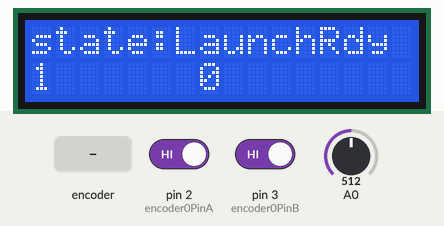
Bench run of a sketch on a simulated Arduino Uno, built with avr-gcc and run on an emulated ATmega328P. Shown: 16×2 character LCD. The test bench sets the inputs (shaded band); at power-on: A0 = 512, pin 2 (encoder0PinA) HIGH, pin 3 (encoder0PinB) HIGH.

Above: at 1.2 s.
1.3 s: rotary encoder on pin 2 (encoder0PinA) / pin 3 (encoder0PinB) turned 1 step (first pin leading)
At 2.7 s:
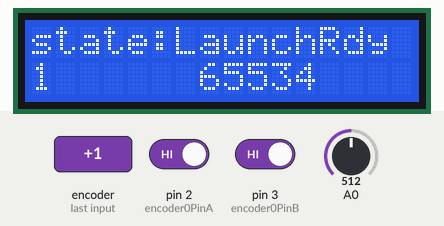
4.5 s: A0 set to 53
6.0 s: A0 set to 46
At 6.8 s:
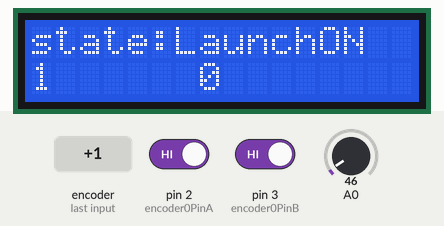
7.5 s: A0 set to 122
At 10.5 s:
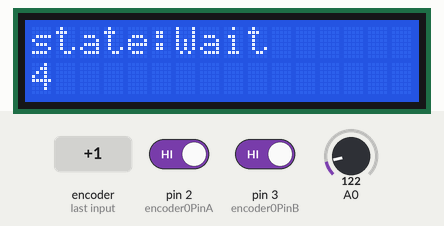
Timing chart, 0 to 12.0 s (numbered marks = the images above; inputs shaded):
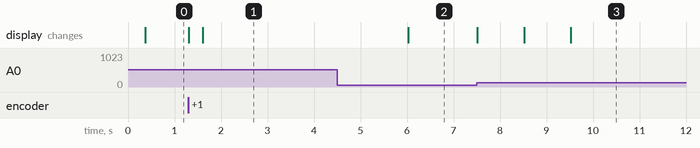

The sketch:

Launch_v3.ino
```cpp
//By: Dae Kim
#include <LiquidCrystal.h> //include LicquidCrystal Library

//variable for state
int state = 0;//current state
int l_delay = 0;//The amount of launch control delay

//LCD panel set-up
LiquidCrystal lcd(8, 9, 4, 5, 6, 7);

//encoder port setup
#define encoder0PinA  2
#define encoder0PinB  3
volatile unsigned int encoder0Pos = 0;

void doEncoder() {
  /* If pinA and pinB are both high or both low, it is spinning
     forward. If they're different, it's going backward.

     For more information on speeding up this process, see
     [Reference/PortManipulation], specifically the PIND register.
  */
  if (digitalRead(encoder0PinA) == digitalRead(encoder0PinB)) {
    encoder0Pos++;
  } else {
    encoder0Pos--;
  }
}

// define some values used by the panel and buttons
int lcd_key     = 0;
int adc_key_in  = 0;
#define btnRIGHT  0
#define btnUP     1
#define btnDOWN   2
#define btnLEFT   3
#define btnSELECT 4
#define btnNONE   5

// read the buttons
int read_LCD_buttons()
{
 adc_key_in = analogRead(0);      // read the value from the sensor
 // my buttons when read are centered at these valies: 0, 144, 329, 504, 741
 // we add approx 50 to those values and check to see if we are close
 if (adc_key_in > 1000) return btnNONE; // We make this the 1st option for speed reasons since it will be the most likely result

 // For V1.0 comment the other threshold and use the one below:

 if (adc_key_in < 50)   return btnRIGHT;
 if (adc_key_in < 195)  return btnUP;
 if (adc_key_in < 380)  return btnDOWN;
 if (adc_key_in < 555)  return btnLEFT;
 if (adc_key_in < 790)  return btnSELECT;


 return btnNONE;  // when all others fail, return this...
}


void setup() {
//encoder setup
pinMode(encoder0PinA, INPUT);
digitalWrite(encoder0PinA, HIGH);       // turn on pull-up resistor
pinMode(encoder0PinB, INPUT);
digitalWrite(encoder0PinB, HIGH);       // turn on pull-up resistor
attachInterrupt(0, doEncoder, CHANGE);  // encoder pin on interrupt 0 - pin 2

//Pin settings
//pinMode (REV_LIMITPORT, OUTPUT); //Output to ECU Launch Control
//pinMode (LAUNCHPORT, INPUT); //Launch Control switch
//pinMode (CLUTCHPORT, INPUT); //Clutch switch
//digitalWrite(LAUNCHPORT, HIGH); //Enable pull-up resistor
//digitalWrite(CLUTCHPORT, HIGH); //Enable pull-up resistor

// set up the LCD's number of columns and rows:
lcd.begin(16, 2);

}

void loop() {

while(state == 0){ //Idle mode (waiting for launch control switch to be ON)
  if (read_LCD_buttons() == btnLEFT){
    state = state +1;
  }
      if (encoder0Pos >= 10)
      {
        encoder0Pos = 10;
      }
      else if (encoder0Pos <= 0)
      {
        encoder0Pos = 0;
      }

      lcd.clear();
      lcd.setCursor(0, 0);
      lcd.print("state:IDLE");
      lcd.setCursor(0, 1);
      lcd.print(state);
      lcd.setCursor(7, 1);
      lcd.print(encoder0Pos);
      delay(7);

}

while (state == 1){ //Launch Control ready mode, waiting for clutch release (If the clutch is letgo before launching wait 4ms then turn off the switch and then back on)
 //What the rotary encoder will be doing
 //delays were added to debounce
 /* if (read_LCD_buttons() == btnUP)
  {
    l_delay = l_delay + 1;
    delay(150);
  }
  else if (read_LCD_buttons() == btnDOWN)
  {
    l_delay = l_delay - 1;
    delay(150);
  }
*/

  //Setting the l_delay (launch delay)
  lcd.clear();
  lcd.setCursor(0, 0);
  lcd.print("state:LaunchRdy");
  lcd.setCursor(0,1);
  lcd.print(state);
  lcd.setCursor(7,1);
  lcd.print(encoder0Pos);
  delay(5);


  //While btnRIGHT is held down keep Rev Limiter on
  while(read_LCD_buttons() == btnRIGHT){
    //digitalWrite(REV_LIMITPORT, HIGH);
      lcd.clear();
      lcd.setCursor(0, 0);
      lcd.print("state:LaunchON");
      lcd.setCursor(0, 1);
      lcd.print(state);
      lcd.setCursor(7,1);
      lcd.print(l_delay);
      delay(5);

      if (read_LCD_buttons() != btnRIGHT){
        state = state +1;
      }
  }

}

while (state == 2){ //Sustain mode
      lcd.clear();
      lcd.setCursor(0, 0);
      lcd.print("state:Sustain");
      lcd.setCursor(0, 1);
      lcd.print(state);
      delay(2);
  delay(1000); //this is where the l_delay is going to go (a number is just added to make sure it was in Sustain mode)
  state = state +1;

}

while (state ==3){ //Rev limiter OFF
      lcd.clear();
      lcd.setCursor(0, 0);
      lcd.print("state:OFF");
      lcd.setCursor(0, 1);
      lcd.print(state);
      delay(2);
  //digitalWrite(REV_LIMITPORT, LOW);
    delay(1000);//delay added just to check that it went to OFF state
  state = state + 1;
}

while (state ==4){ //Wait for the Launch Control to be switched off to go back to ready
      lcd.clear();
      lcd.setCursor(0, 0);
      lcd.print("state:Wait");
      lcd.setCursor(0, 1);
      lcd.print(state);
      delay(2);

  if (read_LCD_buttons() == btnRIGHT){
    state = 0;
  }
}

}
```

Measured:
- the behaviour switches between 50 and 49 on A0 (found by bisection; images 1 and 2)
- after the input at 1.3 s, the display: first changes at once (image 1 shows a later state)
- after the input at 4.5 s, every drawn part: stays the same
- after the input at 6.0 s, the display: changes at once (image 2)
- after the input at 7.5 s, the display: first changes at once (image 3 shows a later state)
